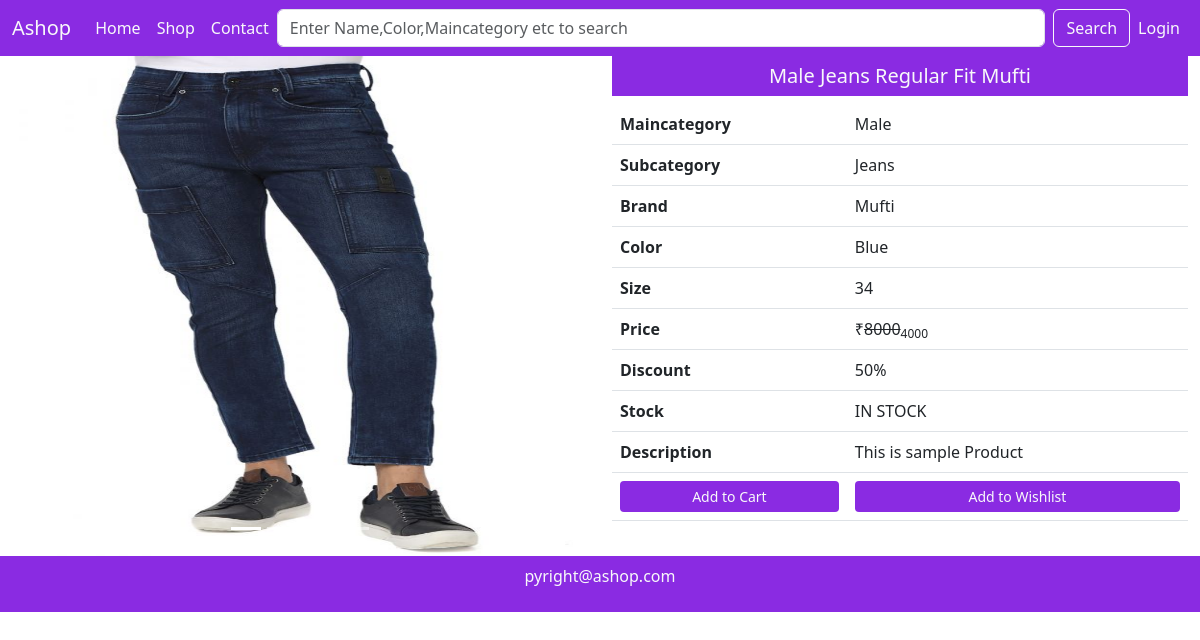
The app's page /single-product/1/ with its own data.
### mainApp/models.py (models this page shows, shortened)
class Product(models.Model):
    id=models.AutoField(primary_key=True)
    name=models.CharField(max_length=50)
    maincategory=models.ForeignKey(Maincategory,on_delete=models.CASCADE)
    subcategory=models.ForeignKey(Subcategory,on_delete=models.CASCADE)
    brand=models.ForeignKey(Brand,on_delete=models.CASCADE)
    color=models.CharField(max_length=20)
    size=models.CharField(max_length=20)
    stock=models.CharField(max_length=20,default="IN STOCK",null=True,blank=True)
    description=models.TextField()
    baseprice=models.IntegerField()
    discount=models.IntegerField(default=0,null=True,blank=True)
    finalprice=models.IntegerField()
    pic1=models.ImageField(upload_to="uploads",default="",blank=True,null=True)
    pic2=models.ImageField(upload_to="uploads",default="",blank=True,null=True)
    pic3=models.ImageField(upload_to="uploads",default="",blank=True,null=True)
    pic4=models.ImageField(upload_to="uploads",default="",blank=True,null=True)

class Maincategory(models.Model):
    id=models.AutoField(primary_key=True)
    name=models.CharField(max_length=20)
    def __str__(self):
        return self.name

class Subcategory(models.Model):
    id=models.AutoField(primary_key=True)
    name=models.CharField(max_length=20)
    def __str__(self):
        return self.name

class Brand(models.Model):
    id=models.AutoField(primary_key=True)
    name=models.CharField(max_length=30)
    def __str__(self):
        return self.name

### mainApp/views.py (the view)
# urls.py: path('single-product/<int:id>/',views.singleProduct),
def singleProduct(Request, id):
    data = Product.objects.get(id=id)
    return render(Request, "single-product.html", {'data': data})

### mainApp/templates/single-product.html (shortened to what this page needs)
{% extends 'index.html' %}
{% block content %}
<div class="container-fluid">
    <div class="row">
        <div class="col-md-6 col-12">
            <div id="carouselExampleIndicators" class="carousel slide">
                <div class="carousel-indicators">
                    <button type="button" data-bs-target="#carouselExampleIndicators" data-bs-slide-to="0"
                        class="active" aria-current="true" aria-label="Slide 1"></button>
                    <button type="button" data-bs-target="#carouselExampleIndicators" data-bs-slide-to="1"
                        aria-label="Slide 2"></button>
                    <button type="button" data-bs-target="#carouselExampleIndicators" data-bs-slide-to="2"
                        aria-label="Slide 3"></button>
                    <button type="button" data-bs-target="#carouselExampleIndicators" data-bs-slide-to="3"
                        aria-label="Slide 4"></button>
                </div>
                <div class="carousel-inner">
                    <div class="carousel-item active">
                        <img src="{{data.pic1.url}}" height="500px" class="d-block w-100" alt="...">
                    </div>
                </div>
                <button class="carousel-control-prev" type="button" data-bs-target="#carouselExampleIndicators"
                    data-bs-slide="prev">
                    <span class="carousel-control-prev-icon" aria-hidden="true"></span>
                </button>
                <button class="carousel-control-next" type="button" data-bs-target="#carouselExampleIndicators"
                    data-bs-slide="next">
                    <span class="carousel-control-next-icon" aria-hidden="true"></span>
                </button>
            </div>
        </div>
        <div class="col-md-6 col-12">
            <h5 class="background text-light text-center p-2" >{{data.name}}</h5>
            <div class="table-responsive">
                <table class="table">
                    <tr>
                        <th>Maincategory</th>
                        <td>{{data.maincategory}}</td>
                    </tr>
                    <tr>
                        <th>Subcategory</th>
                        <td>{{data.subcategory}}</td>
                    </tr>
                    <tr>
                        <th>Brand</th>
                        <td>{{data.brand}}</td>
                    </tr>
                    <tr>
                        <th>Color</th>
                        <td>{{data.color}}</td>
                    </tr>
                    <tr>
                        <th>Size</th>
                        <td>{{data.size}}</td>
                    </tr>
                    <tr>
                        <th>Price</th>
                        <td>&#8377;<del>{{data.baseprice}}</del><sub>{{data.finalprice}}</sub></td>
                    </tr>
                    <tr>
                        <th>Discount</th>
                        <td>{{data.discount}}%</td>
                    </tr>
                    <tr>
                        <th>Stock</th>
                        <td>{{data.stock}}</td>
                    </tr>
                    <tr>
                        <th>Description</th>
                        <td>{{data.description}}</td>
                    </tr>
                    <tr>
                        <th><a href="/add-to-cart/{{data.id}}" class="btn background text-light mybtn w-100 btn-sm">Add to Cart</a></th>
                        <td><a href="/add-to-wishlist/{{data.id}}" class="btn background text-light mybtn w-100 btn-sm">Add to Wishlist</a></td>
                    </tr>
                </table>
            </div>
        </div>
    </div>
</div>
{% endblock content %}

### mainApp/static/css/style.css (style rules this page uses)
.background { background-color: blueviolet; }

### records on screen
Product: pic1 (picture), name "Male Jeans Regular Fit Mufti", maincategory "Male", subcategory "Jeans", brand "Mufti", color "Blue", size "34", baseprice "8000", finalprice "4000", discount "50", stock "IN STOCK", description "This is sample Product"
